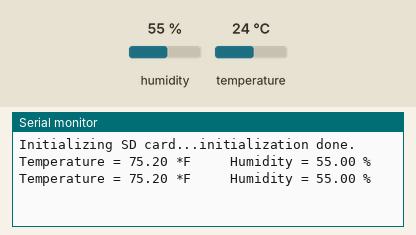
A sketch run on a simulated Arduino Uno, built with avr-gcc and run on an emulated ATmega328P. Parts: the last lines printed to the serial monitor. The inputs (shaded band) are chosen by the test bench; at power-on: humidity 55 %, temperature 24 °C. Storage starts empty.

Above: at 10.8 s.
10.9 s: humidity set to 22 %
At 20.7 s:
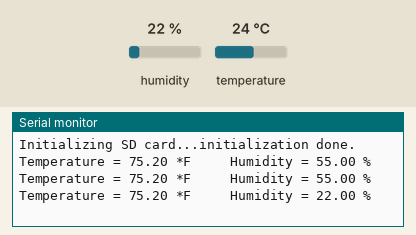
20.9 s: temperature set to 12 °C
At 30.7 s:
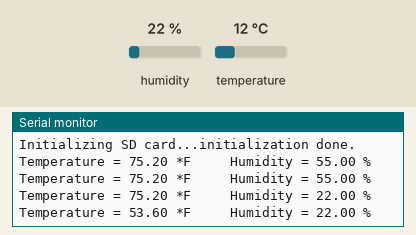
30.9 s: humidity set to 40 %
At 41.5 s:
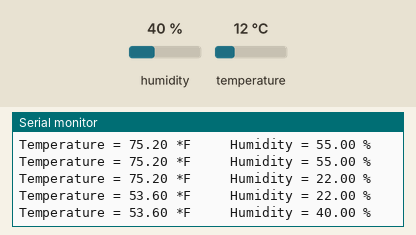
Timing chart, 0 to 43.0 s (numbered marks = the images above; inputs shaded):
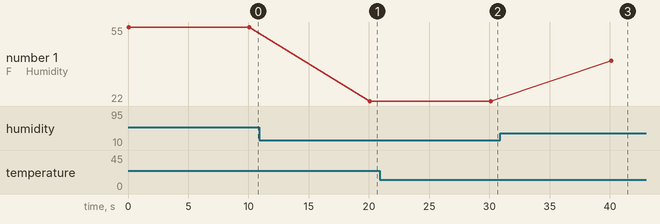

Measured:
- after the input at 10.9 s, the serial monitor: prints a new line after 9.2 s (image 1)
- after the input at 20.9 s, the serial monitor: prints a new line after 9.2 s (image 2)
- after the input at 30.9 s, the serial monitor: prints a new line after 9.2 s (image 3)
- plotted number 1: 55 → 22 after the input at 10.9 s, 22 → 40 after the input at 30.9 s

The sketch:

Write_temp_rh_data_test.ino
```cpp
/*
Test script for SD card read/write module and the temperature & humidity sensor

Wiring the SD card module:
  VIN pin to +5V on the controller board;
  GND pin to GND on the controller board;
  MOSI pin to pin 11 on the controller board;
  MISO pin to pin 12 on the controller board;
  CLK pin to pin 13 on the controller board;
  CS pin to pin 10 on the controller board;

Wiring the temperature & humidity sensor:
  VIN pin to +5V on the controller board;
  GND pin to GND on the controller board;
  OUT pin to pin 4 on the controller board;

 Set serial output channel to 9600;
*/

#include <SimpleTimer.h>

#include <SPI.h>
#include <SD.h>

#include <DHT.h>
#include <DHT_U.h>

SimpleTimer timer;

File myFile;

#define DHT_datapin 4
#define DHT_type DHT22
DHT dht(DHT_datapin, DHT_type);

void setup() {
  // Open serial communications and wait for port to open:
  Serial.begin(9600);
  timer.setInterval(10000, HT);
  while (!Serial) {
    ; // wait for serial port to connect. Needed for native USB port only
  }

  Serial.print("Initializing SD card...");

  if (!SD.begin(10)) {
    Serial.println("initialization failed!");
    while (1);
  }
  Serial.println("initialization done.");

  dht.begin();
}

void loop() {
  HT();
  delay(10000);
}

void HT(){
  float h = dht.readHumidity();
  float t = dht.readTemperature(true);

  // open the file. note that only one file can be open at a time,
  // so you have to close this one before opening another.
  myFile = SD.open("test.txt", FILE_WRITE);

  // if the file opened okay, write to it:
  if (myFile) {
    myFile.print("temperature: ");
    myFile.print(t);
    myFile.print(" *F\trelative humidity: ");
    myFile.print(h);
    myFile.println(" %");

    // close the file:
    myFile.close();
  } else {
    // if the file didn't open, print an error:
    Serial.println("error opening test.txt");
  }

  Serial.print("Temperature = ");
  Serial.print(t);
  Serial.print(" *F ");
  Serial.print("    Humidity = ");
  Serial.print(h);
  Serial.println(" % ");
}
```
